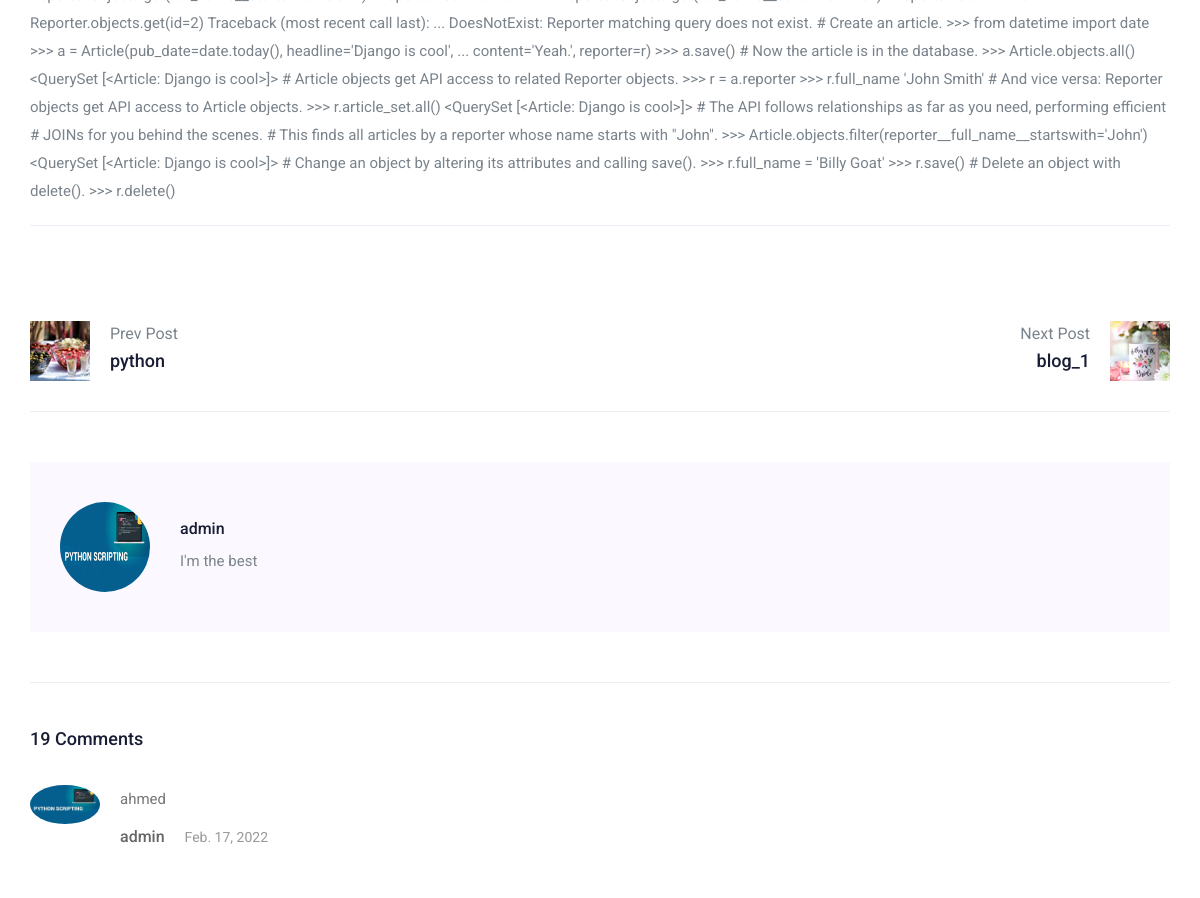
/blog/cbv/django (middle part), run on an earlier commit of the app's database.
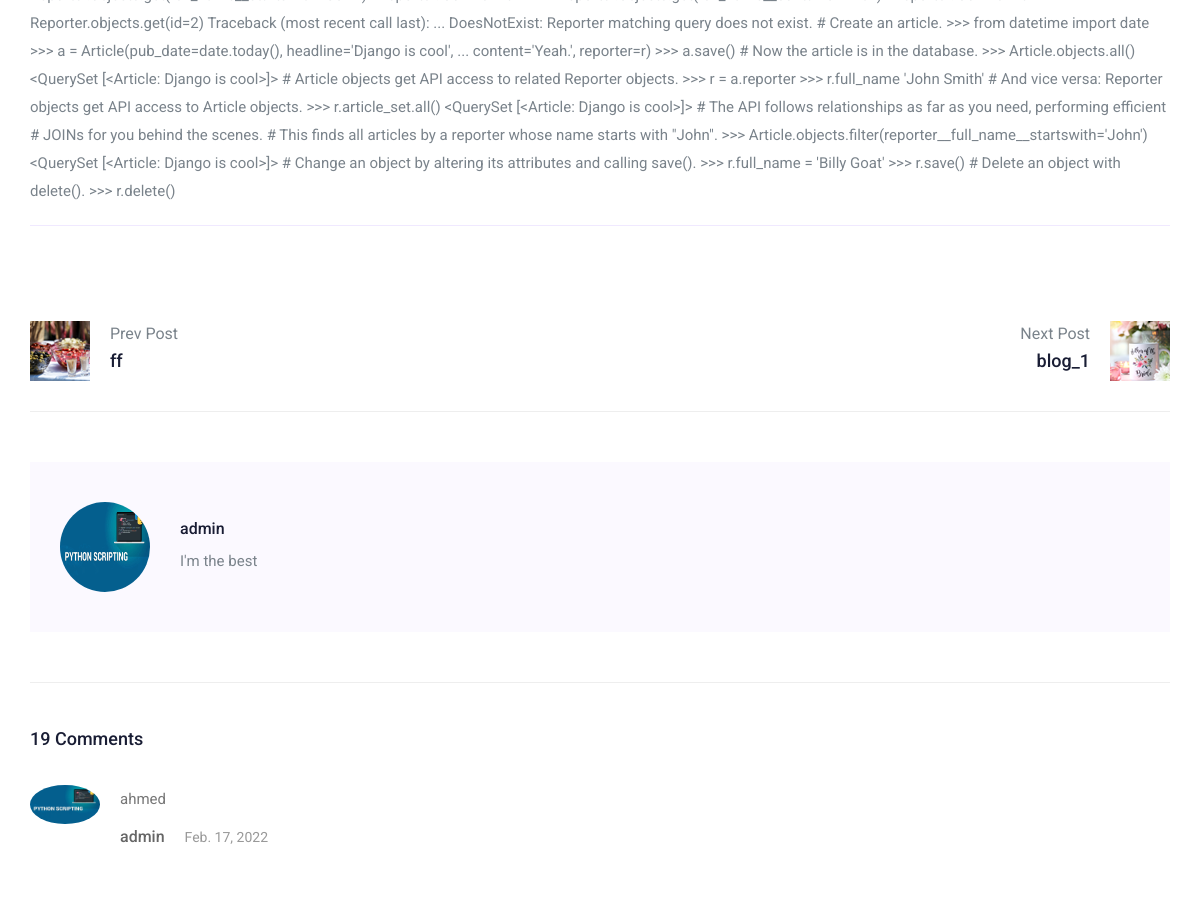
And on a later commit of the database.
### blog/models.py (models this page shows, shortened)
class Blog(models.Model):
    author = models.ForeignKey(profile, related_name="user_blog", on_delete=models.CASCADE)
    title = models.CharField(max_length=300)
    about = models.CharField(max_length=500)
    article = models.TextField()
    category = models.ForeignKey("Category",related_name="blog_category",on_delete=models.CASCADE)
    image = models.ImageField(upload_to='blog/')
    keyword = models.ManyToManyField("Keyword",related_name="keyword_blog")
    pub_at = models.DateField(auto_now_add=True)
    mod_at = models.DateField(auto_now=True)
    slug = models.SlugField(unique=True,blank=True,null=True)

### blog/views.py (the view, shortened to what this page needs)
# urls.py: path('cbv/<slug:slug>',views.BlogDetail.as_view(),name='BlogDetail'),
class BlogDetail(FormMixin,DetailView):
    model = Blog
    form_class = CommentForm
    template_name = 'blog/blog_detail_cbv.html'
    def get_context_data(self, **kwargs):
        context = super().get_context_data(**kwargs)
        context["comments"] = Comment.objects.filter(post=self.object)
        try:
            context["prev_blog"] = self.prev_blog
        except:
            pass
        try:
            context["next_blog"] = self.next_blog
        except:
            pass
        return context
    def get(self,*args, **kwargs):
        self.object = self.get_object()
        id = self.object.id
        if id != 1:
            self.prev_blog = Blog.objects.get(id=(id-1))
        if id != Blog.objects.last().id:
            self.next_blog = Blog.objects.get(id=(id+1))
        return super().get(self,*args, **kwargs)

### accounts/models.py (called while the page is built)
    def __str__(self) -> str:
        return str(self.user)

### blog/models.py (called while the page is built)
    def __str__(self):
        return self.name

    def __str__(self):
        return self.comment

### templates/blog/blog_detail_cbv.html (shortened to what the changed rows need)
{% extends 'base/base.html' %}
{% load bootstrap4 %}
{% block body %}
   <section class="blog_area single-post-area section-padding">
      <div class="container">
         <div class="row">
            <div class="col-lg-center posts-list">
               <div class="navigation-top">
                  <div class="navigation-area">
                     <div class="row">
                        <div
                           class="col-lg-6 col-md-6 col-12 nav-left flex-row d-flex justify-content-start align-items-center">
                           <div class="detials">
                              {% if prev_blog  %}
                              <a href="{% url 'BlogDetail' slug=prev_blog.slug %}">
                                 <h4>{{prev_blog.title}}</h4>
                              </a>
                              {% endif %}
                           </div>
                        </div>
                     </div>
                  </div>
               </div>
            </div>
{% endblock body %}

What changed in the data, as far as the page shows it:
changed Blog (number 1 of 3 on the later page): title "python" → "ff"
